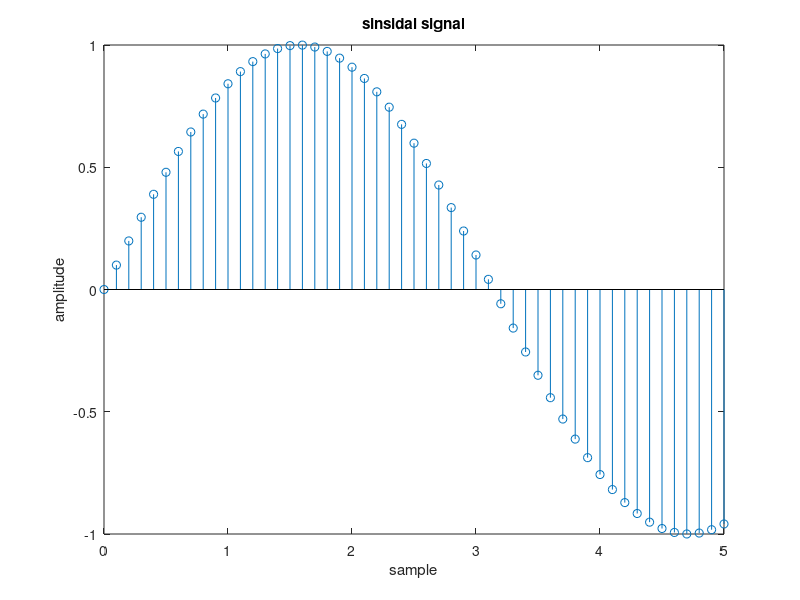

The MATLAB script that drew this image:
disp('sinosidal signal genration');
N=input('Enter no. of sample');
n=0:0.1:N;
x=sin(n);
figure,stem(n,x);
xlabel('sample');
ylabel('amplitude');
title('sinsidal signal');
